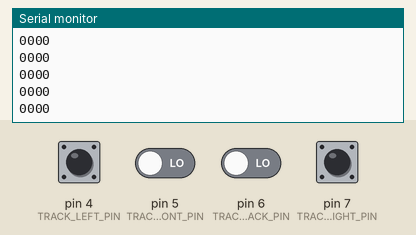
Recording of a sketch running on a simulated Arduino Uno, built with avr-gcc and run on an emulated ATmega328P. On the bench: the last lines printed to the serial monitor. Inputs (shaded band) come from the test bench; at power-on: pin 4 (TRACK_LEFT_PIN), pin 5 (TRACK_FRONT_PIN), pin 6 (TRACK_BACK_PIN), pin 7 (TRACKRIGHT_PIN) LOW.

Above: at 1.2 s.
1.3 s: pin 4 (TRACK_LEFT_PIN) pulled HIGH for 0.25 s
At 1.56 s:
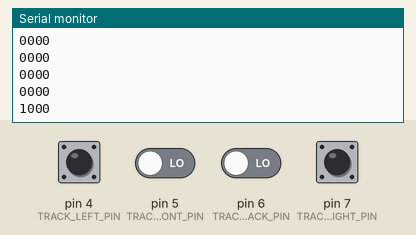
3.0 s: pin 5 (TRACK_FRONT_PIN) driven HIGH
At 3.16 s:
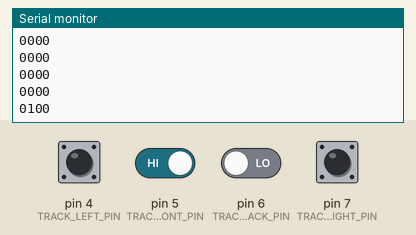
4.5 s: pin 6 (TRACK_BACK_PIN) driven HIGH
At 4.77 s:
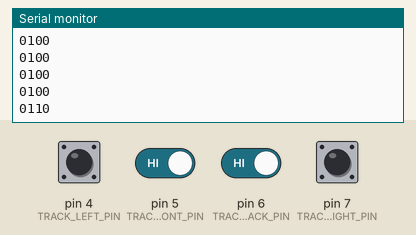
6.0 s: pin 7 (TRACKRIGHT_PIN) pulled HIGH for 0.25 s
At 6.17 s:
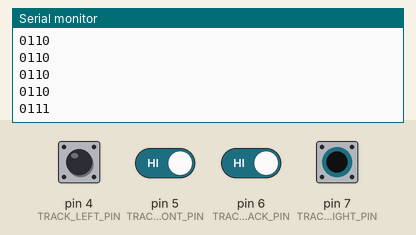
7.7 s: pin 4 (TRACK_LEFT_PIN) pulled HIGH for 1 s
At 7.97 s:
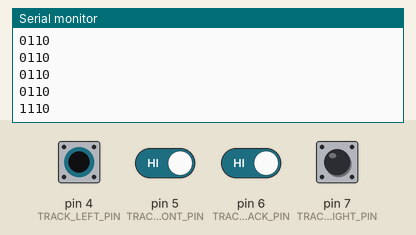
10.2 s: pin 5 (TRACK_FRONT_PIN) driven LOW
At 10.38 s:
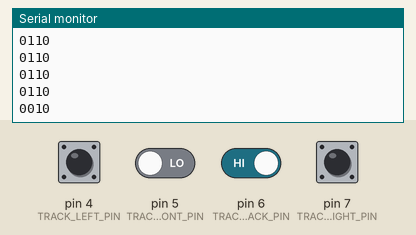
Timing chart, 0 to 12.7 s (numbered marks = the images above; inputs shaded):
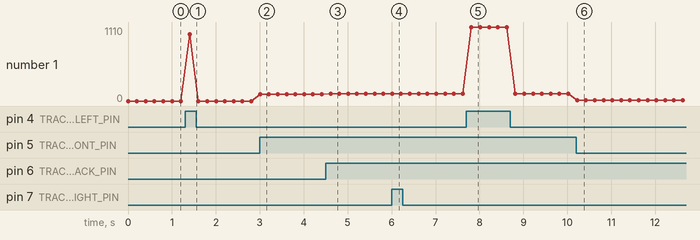

The sketch:

UnoTrack.ino
```cpp
/***
循跡感測器
左邊 id1 腳位4
前面 id2 腳位5
後面 id4 腳位6
右邊 id4 腳位7
***/
#define TRACK_LEFT_PIN 4
#define TRACK_FRONT_PIN 5
#define TRACK_BACK_PIN 6
#define TRACKRIGHT_PIN 7

void setup() {
  Serial.begin(9600);

  pinMode(TRACK_LEFT_PIN, INPUT);
  pinMode(TRACK_FRONT_PIN, INPUT);
  pinMode(TRACK_BACK_PIN, INPUT);
  pinMode(TRACKRIGHT_PIN, INPUT);
}
void loop() {
  //左前後右
  String msg =
    String(digitalRead(4)) +
    String(digitalRead(5)) +
    String(digitalRead(6)) +
    String(digitalRead(7));
  Serial.println(msg);
  delay(200);
}
```

Measured:
- after the input at 1.3 s, the serial monitor: prints a new line after 0.10 s (image 1)
- after the input at 3.0 s, the serial monitor: prints a new line at once (image 2)
- after the input at 4.5 s, the serial monitor: prints a new line after 0.11 s (image 3)
- after the input at 6.0 s, the serial monitor: prints a new line at once (image 4)
- after the input at 7.7 s, the serial monitor: prints a new line after 0.12 s (image 5)
- after the input at 10.2 s, the serial monitor: prints a new line at once (image 6)
- plotted number 1: 0 → 100 after the input at 3.0 s, 100 → 110 after the input at 4.5 s, 110 → 10 after the input at 10.2 s
